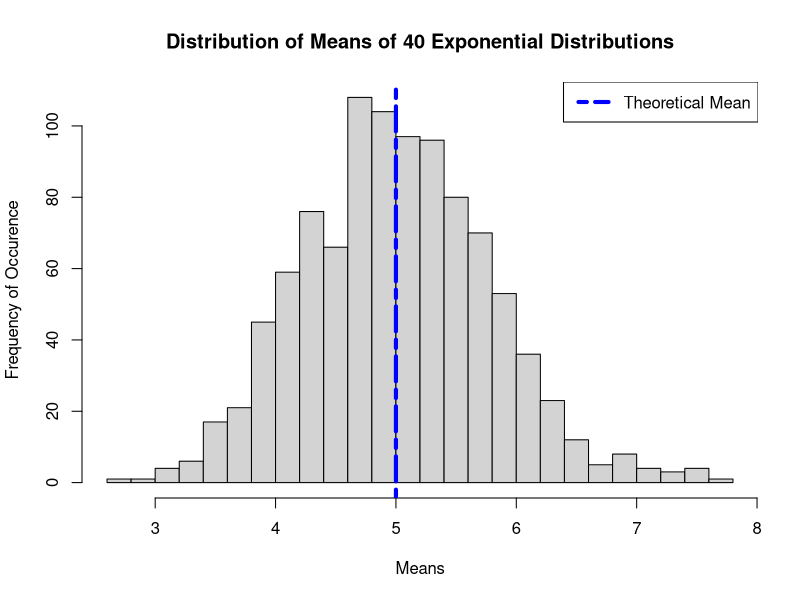

Recreate this plot in R.
## ---- chunk 1
knitr::opts_chunk$set(echo = TRUE, cache = TRUE)
## ---- chunk 2
# loading the required libraries
library(ggplot2)
## ---- chunk 3
# setting some default values for this exercise

# setting a seed for reproducibility
set.seed(123)

# initializing a variable to store the lambda value of the exponential distribution
l <- 0.2

# initializing a variable to store the size for each simulation
n <- 40

# initializing a variable to store the number of repetitons of the simulation
repNum <- 1000
## ---- chunk 4
# generating the values for 40 exponential distributions, which is repeated 1000 times
expData <- matrix(rexp(repNum * n, rate = l), nrow = repNum, ncol = n)
# the matrix will having the values of 40 exponential distributions in each row

# calculating the mean for each simulation of 40 exponential distributions
meanSim <- apply(expData, 1, mean)
## ---- chunk 5
# calculating the theoretical mean
theoryMean <- 1 / l

# creating the histogram of the distribution of means
hist(meanSim, breaks = 30, main = "Distribution of Means of 40 Exponential Distributions", xlab = "Means", ylab = "Frequency of Occurence")

# showing the theoretical mean on top of the histogram
abline(v = theoryMean, col = "blue", lwd = 4, lty = 6)

# highlighting the theoretical mean
legend(x = "topright", lwd = 4, lty = 6, col = "blue", legend = "Theoretical Mean")
## ---- chunk 6
# calculating and displaying the sample mean
sampleMean <- mean(meanSim)
sampleMean
## ---- chunk 7
# displaying the theoretical mean
theoryMean
## ---- chunk 8
# calculating and displaying the sample variance
sampleVar <- var(meanSim)
sampleVar
## ---- chunk 9
# calculating and displaying the theoretical standard
theoryVar <- ((1 / l)^2) / n
theoryVar
